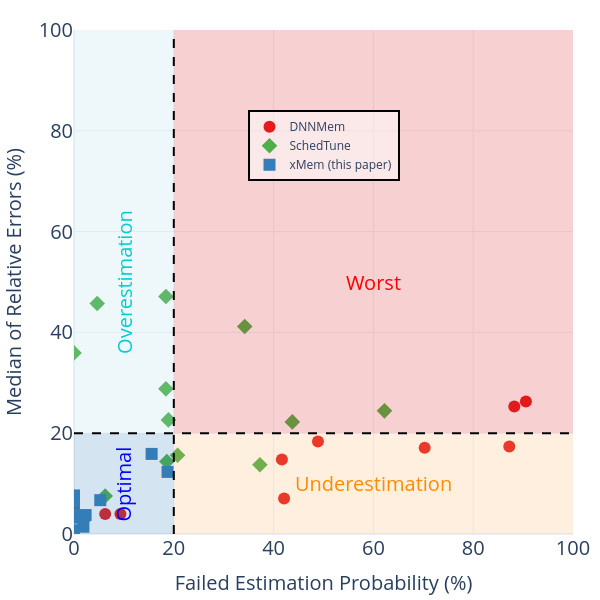

Notebook cell for this chart:
### Code cell
fig = e_plot.llm_plot_probability_estimation_vs_error_scatter_diagram_model_base(
    title="Evaluation-Comparison of Success Rate vs Relative Error-SGD",
    data_dir=project_base,
    image_size=(800, 800),
    title_font_size=35,
    legend_font_size=30,
    tickfont_size=25,
    quadrant_font_size=40,
    marker_size=16,
    view_mode=True
)
fig.show()

### Figure 1 — Plotly figure (JSON) as saved in the notebook; plotly's stock layout.template omitted (floating-point values rounded to 4 significant figures)
{"data": [{"customdata": [[16, 22], [45, 6], [0, 38], [26, 11], [41, 6], [48, 5], [0, 43], [0, 38], [4, 39], [3, 45], [22, 23], [20, 28]], "hovertemplate": "tool=DNNMem<br>Failed Estimation Probability  (%)=%{x}<br>Relative Error (%)=%{y}<br>Correct_Estimation_False_Count=%{customdata[0]}<br>Correct_Estimation_True_Count=%{customdata[1]}<extra></extra>", "legendgroup": "DNNMem", "marker": {"color": "#e41a1c", "symbol": "circle", "size": 12}, "mode": "markers", "name": "DNNMem", "orientation": "v", "showlegend": true, "x": [42.11, 88.24, 0.0, 70.27, 87.23, 90.57, 0.0, 0.0, 9.302, 6.25, 48.89, 41.67], "xaxis": "x", "y": [7.03, 25.28, 6.2, 17.12, 17.34, 26.29, 7.11, 5.48, 3.99, 3.95, 18.36, 14.78], "yaxis": "y", "type": "scatter"}, {"customdata": [[7, 31], [19, 32], [13, 25], [7, 30], [0, 47], [11, 42], [2, 41], [7, 31], [8, 35], [3, 45], [28, 17], [21, 27]], "hovertemplate": "tool=SchedTune<br>Failed Estimation Probability  (%)=%{x}<br>Relative Error (%)=%{y}<br>Correct_Estimation_False_Count=%{customdata[0]}<br>Correct_Estimation_True_Count=%{customdata[1]}<extra></extra>", "legendgroup": "SchedTune", "marker": {"color": "#4daf4a", "symbol": "diamond", "size": 12}, "mode": "markers", "name": "SchedTune", "orientation": "v", "showlegend": true, "x": [18.42, 37.25, 34.21, 18.92, 0.0, 20.75, 4.651, 18.42, 18.6, 6.25, 62.22, 43.75], "xaxis": "x", "y": [28.8, 13.73, 41.16, 22.64, 35.93, 15.63, 45.74, 47.12, 14.37, 7.54, 24.43, 22.24], "yaxis": "y", "type": "scatter"}, {"customdata": [[2, 36], [1, 50], [0, 38], [0, 37], [0, 47], [1, 52], [0, 43], [0, 38], [1, 42], [0, 48], [7, 38], [9, 39]], "hovertemplate": "tool=xMem (this paper)<br>Failed Estimation Probability  (%)=%{x}<br>Relative Error (%)=%{y}<br>Correct_Estimation_False_Count=%{customdata[0]}<br>Correct_Estimation_True_Count=%{customdata[1]}<extra></extra>", "legendgroup": "xMem (this paper)", "marker": {"color": "#377eb8", "symbol": "square", "size": 12}, "mode": "markers", "name": "xMem (this paper)", "orientation": "v", "showlegend": true, "x": [5.263, 1.961, 0.0, 0.0, 0.0, 1.887, 0.0, 0.0, 2.326, 0.0, 15.56, 18.75], "xaxis": "x", "y": [6.71, 3.53, 0.75, 3.24, 3.69, 1.44, 6.41, 7.65, 3.76, 3.93, 15.89, 12.32], "yaxis": "y", "type": "scatter"}], "layout": {"xaxis": {"anchor": "y", "domain": [0.0, 1.0], "title": {"text": "Failed Estimation Probability (%)", "font": {"size": 20}}, "tickfont": {"size": 20}, "range": [0, 100]}, "yaxis": {"anchor": "x", "domain": [0.0, 1.0], "title": {"text": "Median of Relative Errors (%)", "font": {"size": 20}}, "tickfont": {"size": 20}, "range": [0, 100]}, "legend": {"title": {}, "tracegroupgap": 0, "font": {"size": 12}, "orientation": "v", "yanchor": "bottom", "y": 0.7, "xanchor": "center", "x": 0.5, "bgcolor": "rgba(255,255,255,0.5)", "bordercolor": "Black", "borderwidth": 2}, "margin": {"t": 30, "l": 20, "r": 10, "b": 50}, "shapes": [{"fillcolor": "rgba(44, 123, 182, 0.2)", "line": {"width": 0}, "type": "rect", "x0": 0, "x1": 20, "y0": 0, "y1": 20}, {"fillcolor": "rgba(253, 174, 97, 0.2)", "line": {"width": 0}, "type": "rect", "x0": 20, "x1": 100, "y0": 0, "y1": 20}, {"fillcolor": "rgba(171, 217, 233, 0.2)", "line": {"width": 0}, "type": "rect", "x0": 0, "x1": 20, "y0": 20, "y1": 100}, {"fillcolor": "rgba(215, 25, 28, 0.2)", "line": {"width": 0}, "type": "rect", "x0": 20, "x1": 100, "y0": 20, "y1": 100}, {"line": {"color": "black", "dash": "dash", "width": 2}, "type": "line", "x0": 20, "x1": 20, "y0": 0, "y1": 100}, {"line": {"color": "black", "dash": "dash", "width": 2}, "type": "line", "x0": 0, "x1": 100, "y0": 20, "y1": 20}], "annotations": [{"font": {"color": "blue", "size": 20}, "showarrow": false, "text": "Optimal", "textangle": -90, "x": 10.0, "xanchor": "center", "y": 10.0, "yanchor": "middle"}, {"font": {"color": "DarkOrange", "size": 20}, "showarrow": false, "text": "Underestimation", "x": 60.0, "xanchor": "center", "y": 10.0, "yanchor": "middle"}, {"font": {"color": "DarkTurquoise", "size": 20}, "showarrow": false, "text": "Overestimation", "textangle": -90, "x": 10.0, "xanchor": "center", "y": 50.0, "yanchor": "middle"}, {"font": {"color": "red", "size": 20}, "showarrow": false, "text": "Worst", "x": 60.0, "xanchor": "center", "y": 50.0, "yanchor": "middle"}], "font": {"size": 20}, "width": 600, "height": 600}}
